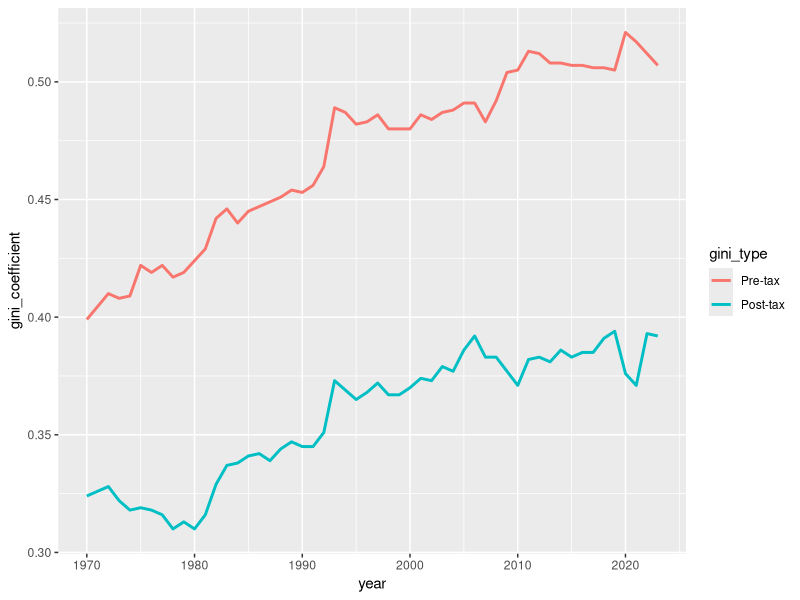
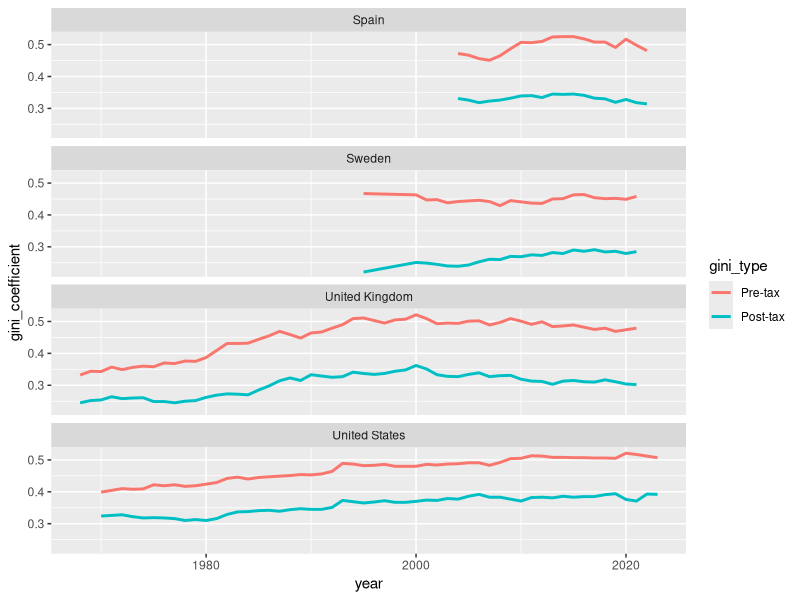

These figures' R source, in order:
## ---- chunk 1
#| label: load-packages
library(tidyverse)
## ---- chunk 2
#| label: laod-data
income_inequality <- read_csv("data/income-inequality.csv")
## ---- chunk 3
#| label: view-data
income_inequality
## ---- chunk 4
#| label: glimpse-data
# add code here
## ---- chunk 5
#| label: plot-single
#| fig-width: 8
#| fig-asp: 0.3
income_inequality |>
  filter(country == "United States") |>
  pivot_longer(
    cols = contains("gini"),
    names_to = "gini_type",
    values_to = "gini_coefficient"
  ) |>
  mutate(
    gini_type = if_else(gini_type == "gini_pre_tax", "Pre-tax", "Post-tax"),
    gini_type = fct_relevel(gini_type, "Pre-tax", "Post-tax")
  ) |>
  ggplot(aes(x = year, y = gini_coefficient, color = gini_type)) +
  geom_line(linewidth = 1)
## ---- chunk 6
#| label: plot-many
#| fig-width: 8
#| fig-asp: 0.8
income_inequality |>
  filter(
    country %in% c("United States", "United Kingdom", "Spain", "Sweden")
  ) |>
  pivot_longer(
    cols = contains("gini"),
    names_to = "gini_type",
    values_to = "gini_coefficient"
  ) |>
  mutate(
    gini_type = if_else(gini_type == "gini_pre_tax", "Pre-tax", "Post-tax"),
    gini_type = fct_relevel(gini_type, "Pre-tax", "Post-tax")
  ) |>
  ggplot(aes(x = year, y = gini_coefficient, color = gini_type)) +
  geom_line(linewidth = 1) +
  facet_wrap(~country, ncol = 1)
